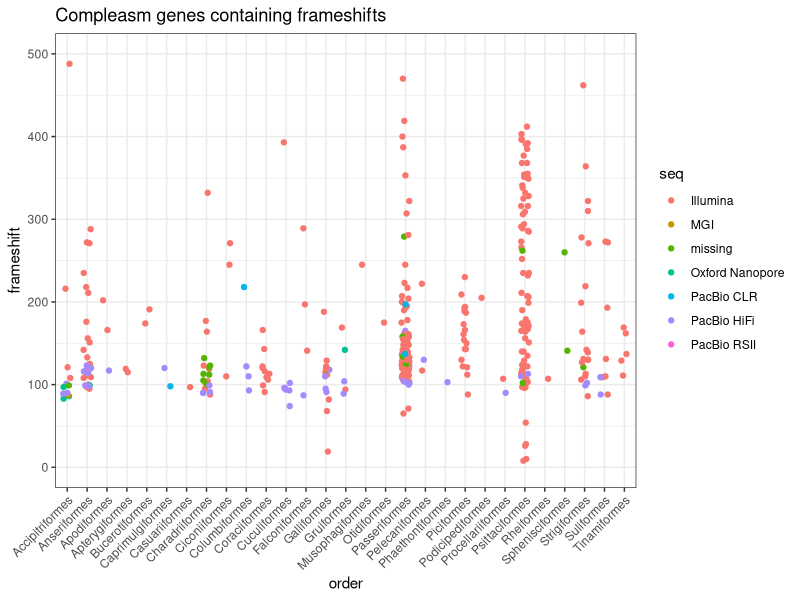
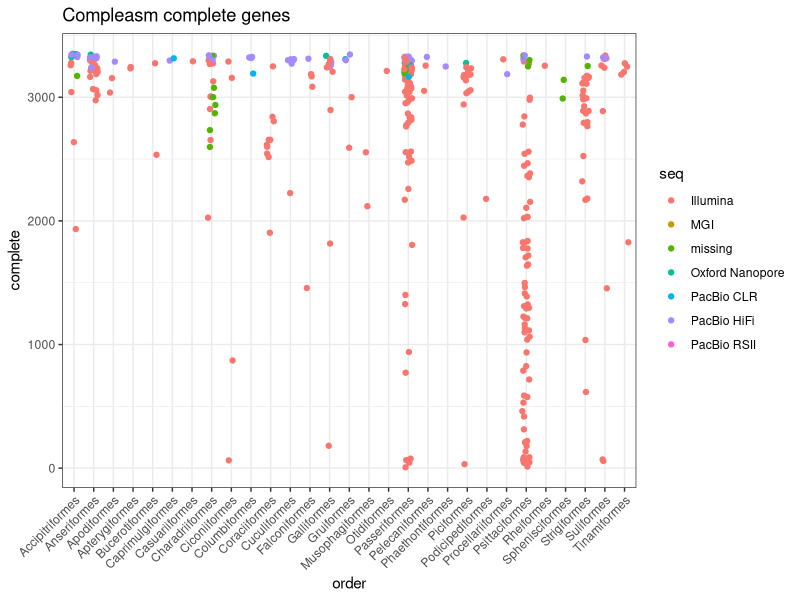
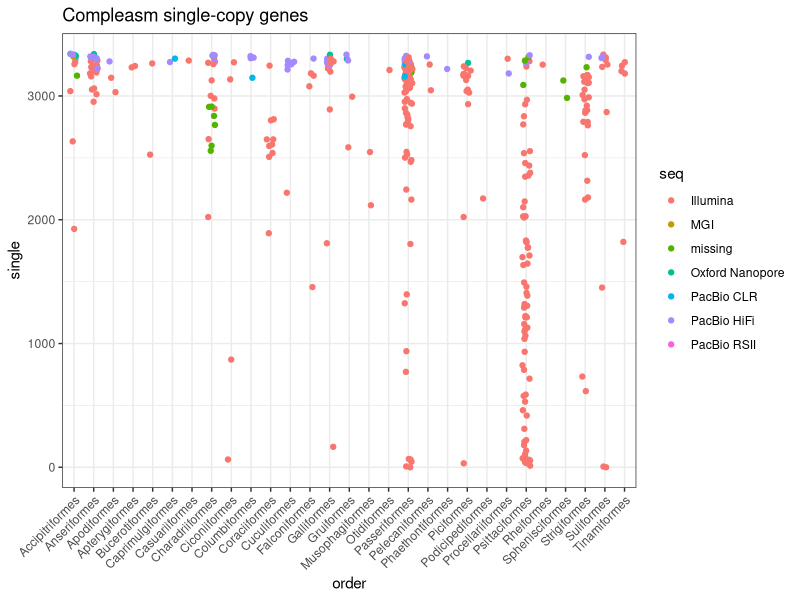
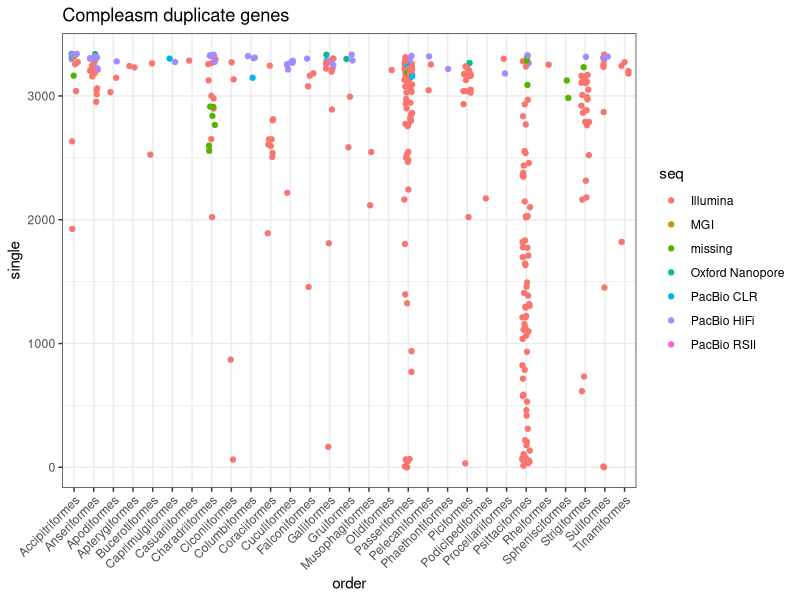
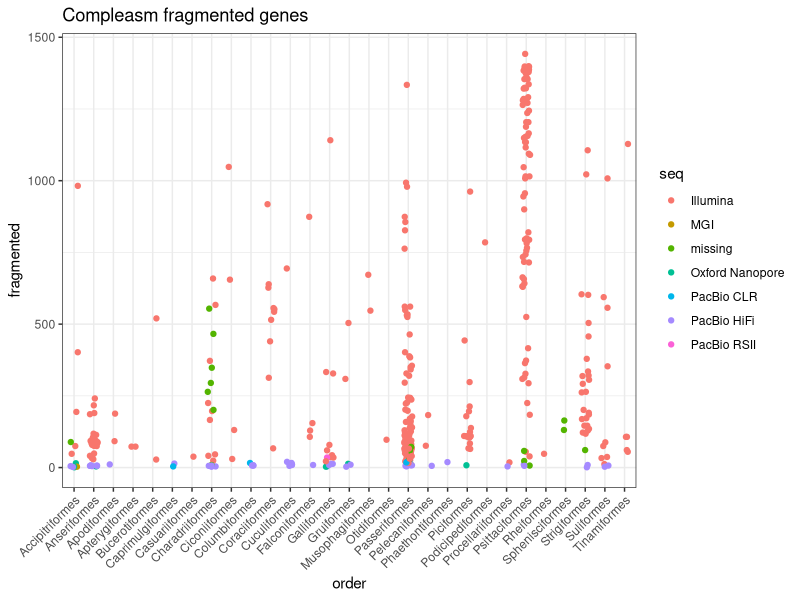
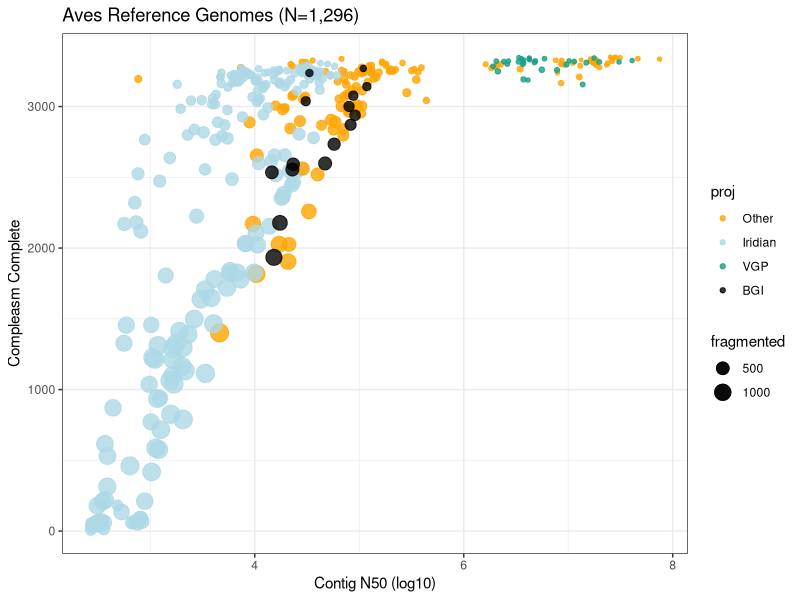

R code for these plots, in order: (Note: this script raises an error after producing the figures.)
library('ggplot2')
library(dplyr)
library(scales)
library(tidyr)
library(RColorBrewer)
library('svglite')

aves_compleasm<-read.table(file = 'aves_compleasmStats.txt',sep = '\t',header = T)
aves_asm<-read.table(file = 'aves_asmStats.txt',sep='\t',header=T)
aves_cnStatsFiltered<-aves_asm[,c(1,4,5,6)]
aves_merge<-merge(aves_compleasm,aves_cnStatsFiltered,by="Accession",all.x=TRUE)
# Create the dataframe with proper column assignment
aves_df <- data.frame(
  seq = aves_merge$Sequencing_type,
  fragmented = aves_merge$Fragmented_compleasm,
  frameshift = aves_merge$Frameshift_compleasm,
  missing = aves_merge$Missing_compleasm,
  complete = aves_merge$Complete_compleasm,
  date = aves_merge$Submission_Date,
  class = aves_merge$Class,
  superclass = aves_merge$Super_class,
  superorder = aves_merge$Super_order,
  infraclass = aves_merge$Infra_class,
  order = aves_merge$Order,
  dup = aves_merge$Duplicated_compleasm,
  single = aves_merge$Single_compleasm,
  proj='Other',
  cn50 =aves_merge$Contig_N50
)
for (i in c(1:length(aves_compleasm$Submitter))){
  if (aves_compleasm$Submitter[i]=="B10K Consortium"){
    aves_df$proj[i]='B10K'
  }else if(aves_compleasm$Submitter[i]=="G10K"){
    aves_df$proj[i]='VGP'
  }else if(aves_compleasm$Submitter[i]=="Iridian Genomes"){
    aves_df$proj[i]='Iridian'
  }else if(aves_compleasm$Submitter[i]=="IRIDIAN GENOMES"){
    aves_df$proj[i]='Iridian'
  }else if(aves_compleasm$Submitter[i]=="Vertebrate Genomes Project"){
    aves_df$proj[i]='VGP'
  }else if(aves_compleasm$Submitter[i]=="WELLCOME SANGER INSTITUTE"){
    aves_df$proj[i]='VGP'
  }else if(aves_compleasm$Submitter[i]=="Wellcome Sanger Institute"){
    aves_df$proj[i]='VGP'
  }else if(aves_compleasm$Submitter[i]=="The Max Planck Institute of Molecular Cell Biology and Genetics"){
    aves_df$proj[i]='VGP'
  }else if(aves_compleasm$Submitter[i]=="Zhejiang University"){
    aves_df$proj[i]='VGP'
  }else if(aves_compleasm$Submitter[i]=="BGI"){
    aves_df$proj[i]='BGI'
  }else if(aves_compleasm$Submitter[i]=="BGI-Shenzhen"){
    aves_df$proj[i]='BGI'
  }
}


ggplot(data = aves_df, aes(x = order, y = frameshift, color = seq)) +
  geom_jitter(width = 0.2, height = 0) +
  theme_bw() +ylim(0,500)+
  ggtitle('Compleasm genes containing frameshifts') +
  theme(axis.text.x = element_text(angle = 45, hjust = 1))

ggplot(data = aves_df, aes(x = order, y = complete, color = seq)) +
  geom_jitter(width = 0.2, height = 0) +
  theme_bw() +
  scale_fill_manual(values = colors) +
  ggtitle('Compleasm complete genes') +
  theme(axis.text.x = element_text(angle = 45, hjust = 1))

ggplot(data = aves_df, aes(x = order, y = single, color = seq)) +
  geom_jitter(width = 0.2, height = 0) +
  theme_bw() +
  scale_fill_manual(values = colors) +
  ggtitle('Compleasm single-copy genes') +
  theme(axis.text.x = element_text(angle = 45, hjust = 1))

ggplot(data = aves_df, aes(x = order, y = single, color = seq)) +
  geom_jitter(width = 0.2, height = 0) +
  theme_bw() +
  scale_fill_manual(values = colors) +
  ggtitle('Compleasm duplicate genes') +
  theme(axis.text.x = element_text(angle = 45, hjust = 1))

ggplot(data = aves_df, aes(x = order, y = fragmented, color = seq)) +
  geom_jitter(width = 0.2, height = 0) +
  theme_bw() +
  ggtitle('Compleasm fragmented genes') +
  theme(axis.text.x = element_text(angle = 45, hjust = 1))

##############################################################################
aves_dfFiltered<-aves_df[aves_df$proj %in% c('VGP','B10K','BGI','Iridian','Other'),]
aves_dfFiltered<-aves_df[aves_df$proj %in% c('VGP','B10K','BGI','Iridian','Other'),]
aves_dfFiltered$proj <- factor(aves_dfFiltered$proj, 
                               levels = c('VGP','BGI','B10K','Other', 'Iridian'))
dark_palette <- c('Other' = 'orange', 
                  'Iridian' = 'lightblue', 
                  'VGP' = '#16a085', 
                  'B10K' = 'darkred', 
                  'BGI' = 'black')

ggplot(data = aves_dfFiltered, 
       aes(x = log10(cn50), y = complete, size = fragmented)) +
  # Plot 'Other' and 'Iridian' first
  geom_point(data = subset(aves_dfFiltered, proj %in% c('Other', 'Iridian')), 
             aes( color = proj), 
             alpha = 0.8) +
  # Plot the other groups on top
  geom_point(data = subset(aves_dfFiltered, !proj %in% c('Other', 'Iridian')), 
             aes( color = proj), 
             alpha = 0.8) +
  scale_color_manual(values = dark_palette) +
  theme_bw() +
  xlab('Contig N50 (log10)') +
  ylab('Compleasm Complete') +
  ggtitle('Aves Reference Genomes (N=1,296)')
ggsave(filename = 'aves_compleasm.svg',plot = p)
